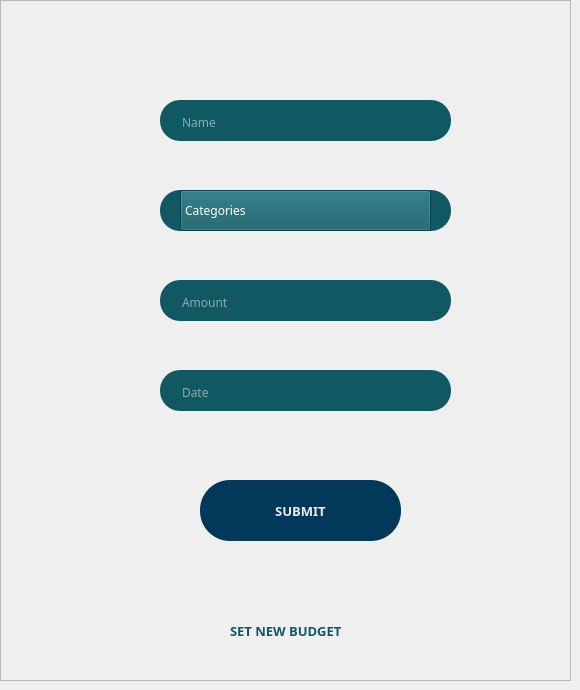
                <widget class="QWidget" name="budget_form">
                 <property name="styleSheet">
                  <string notr="true"/>
                 </property>
                 <widget class="QLineEdit" name="budget_category_2">
                  <property name="geometry">
                   <rect>
                    <x>160</x>
                    <y>190</y>
                    <width>291</width>
                    <height>41</height>
                   </rect>
                  </property>
                  <property name="font">
                   <font>
                    <family>Poppins</family>
                    <pointsize>9</pointsize>
                   </font>
                  </property>
                  <property name="styleSheet">
                   <string notr="true">QLineEdit{
	border-radius: 20px;
	background-color: rgb(16, 89, 99);
	padding-top: 3 px;
	padding-left: 20 px;
	padding-right: 20 px;
	color: rgb(255, 255, 255);
}</string>
                  </property>
                  <property name="placeholderText">
                   <string>Category</string>
                  </property>
                  <property name="clearButtonEnabled">
                   <bool>true</bool>
                  </property>
                 </widget>
                 <widget class="QLineEdit" name="budget_amount">
                  <property name="geometry">
                   <rect>
                    <x>160</x>
                    <y>280</y>
                    <width>291</width>
                    <height>41</height>
                   </rect>
                  </property>
                  <property name="font">
                   <font>
                    <family>Poppins</family>
                    <pointsize>9</pointsize>
                   </font>
                  </property>
                  <property name="styleSheet">
                   <string notr="true">QLineEdit{
	border-radius: 20px;
	background-color: rgb(16, 89, 99);
	padding-top: 3 px;
	padding-left: 20 px;
	padding-right: 20 px;
	color: rgb(255, 255, 255);
}</string>
                  </property>
                  <property name="placeholderText">
                   <string>Amount</string>
                  </property>
                  <property name="clearButtonEnabled">
                   <bool>true</bool>
                  </property>
                 </widget>
                 <widget class="QLineEdit" name="budget_date">
                  <property name="geometry">
                   <rect>
                    <x>160</x>
                    <y>370</y>
                    <width>291</width>
                    <height>41</height>
                   </rect>
                  </property>
                  <property name="font">
                   <font>
                    <family>Poppins</family>
                    <pointsize>9</pointsize>
                   </font>
                  </property>
                  <property name="styleSheet">
                   <string notr="true">QLineEdit{
	border-radius: 20px;
	background-color: rgb(16, 89, 99);
	padding-top: 3 px;
	padding-left: 20 px;
	padding-right: 20 px;
	color: rgb(255, 255, 255);
}</string>
                  </property>
                  <property name="placeholderText">
                   <string>Date</string>
                  </property>
                  <property name="clearButtonEnabled">
                   <bool>true</bool>
                  </property>
                 </widget>
                 <widget class="QLineEdit" name="budget_name">
                  <property name="geometry">
                   <rect>
                    <x>160</x>
                    <y>100</y>
                    <width>291</width>
                    <height>41</height>
                   </rect>
                  </property>
                  <property name="font">
                   <font>
                    <family>Poppins</family>
                    <pointsize>9</pointsize>
                   </font>
                  </property>
                  <property name="styleSheet">
                   <string notr="true">QLineEdit{
	border-radius: 20px;
	background-color: rgb(16, 89, 99);
	padding-top: 3 px;
	padding-left: 20 px;
	padding-right: 20 px;
	color: rgb(255, 255, 255);
}</string>
                  </property>
                  <property name="placeholderText">
                   <string>Name</string>
                  </property>
                  <property name="clearButtonEnabled">
                   <bool>true</bool>
                  </property>
                 </widget>
                 <widget class="QPushButton" name="budget_submit">
                  <property name="geometry">
                   <rect>
                    <x>200</x>
                    <y>480</y>
                    <width>201</width>
                    <height>61</height>
                   </rect>
                  </property>
                  <property name="font">
                   <font>
                    <family>Poppins</family>
                    <pointsize>10</pointsize>
                    <weight>75</weight>
                    <bold>true</bold>
                   </font>
                  </property>
                  <property name="cursor">
                   <cursorShape>PointingHandCursor</cursorShape>
                  </property>
                  <property name="focusPolicy">
                   <enum>Qt::StrongFocus</enum>
                  </property>
                  <property name="layoutDirection">
                   <enum>Qt::LeftToRight</enum>
                  </property>
                  <property name="styleSheet">
                   <string notr="true">QPushButton{
	border-radius: 30px;
	background-color: rgb(2, 56, 89);
	color: rgb(234, 236, 238);
	text-align: center;
}

QPushButton::hover{
	border: 30 px rgb(24, 141, 143);
	background-color: rgb(255, 206, 92);
	color: rgb(2, 56, 89);
}</string>
                  </property>
                  <property name="text">
                   <string>SUBMIT</string>
                  </property>
                 </widget>
                 <widget class="QComboBox" name="budget_category">
                  <property name="geometry">
                   <rect>
                    <x>180</x>
                    <y>190</y>
                    <width>251</width>
                    <height>41</height>
                   </rect>
                  </property>
                  <property name="sizePolicy">
                   <sizepolicy hsizetype="Fixed" vsizetype="Fixed">
                    <horstretch>0</horstretch>
                    <verstretch>0</verstretch>
                   </sizepolicy>
                  </property>
                  <property name="minimumSize">
                   <size>
                    <width>200</width>
                    <height>0</height>
                   </size>
                  </property>
                  <property name="maximumSize">
                   <size>
                    <width>270</width>
                    <height>16777215</height>
                   </size>
                  </property>
                  <property name="font">
                   <font>
                    <family>Poppins</family>
                    <pointsize>9</pointsize>
                   </font>
                  </property>
                  <property name="cursor">
                   <cursorShape>PointingHandCursor</cursorShape>
                  </property>
                  <property name="focusPolicy">
                   <enum>Qt::NoFocus</enum>
                  </property>
                  <property name="contextMenuPolicy">
                   <enum>Qt::NoContextMenu</enum>
                  </property>
                  <property name="acceptDrops">
                   <bool>true</bool>
                  </property>
                  <property name="layoutDirection">
                   <enum>Qt::LeftToRight</enum>
                  </property>
                  <property name="autoFillBackground">
                   <bool>false</bool>
                  </property>
                  <property name="styleSheet">
                   <string notr="true">#budget_category{
	background-color: rgb(16, 89, 99);
	color: rgb(254, 255, 239);
}

#budget_category::drop-down{
	border: 0 px;
}

#budget_category::down-arrow{
	image: url(:/welcome/assets/icons/white_expand.png);
	margin-right: 5 px;
	width: 15 px;
	height: 15 px;
}

#budget_category QListView{
	background-color: rgb(16, 89, 99);
	color: rgb(254, 255, 239);
}
</string>
                  </property>
                  <property name="editable">
                   <bool>false</bool>
                  </property>
                  <property name="currentText">
                   <string notr="true">Categories</string>
                  </property>
                  <property name="currentIndex">
                   <number>0</number>
                  </property>
                  <property name="maxCount">
                   <number>10</number>
                  </property>
                  <property name="insertPolicy">
                   <enum>QComboBox::NoInsert</enum>
                  </property>
                  <property name="minimumContentsLength">
                   <number>6</number>
                  </property>
                  <property name="placeholderText">
                   <string>Categories</string>
                  </property>
                  <property name="frame">
                   <bool>false</bool>
                  </property>
                  <item>
                   <property name="text">
                    <string>Categories</string>
                   </property>
                  </item>
                  <item>
                   <property name="text">
                    <string>Food &amp; Drinks</string>
                   </property>
                  </item>
                  <item>
                   <property name="text">
                    <string>Shopping &amp; Groceries</string>
                   </property>
                  </item>
                  <item>
                   <property name="text">
                    <string>Utilities</string>
                   </property>
                  </item>
                  <item>
                   <property name="text">
                    <string>Transportation</string>
                   </property>
                  </item>
                  <item>
                   <property name="text">
                    <string>Life &amp; Entertainment</string>
                   </property>
                  </item>
                 </widget>
                 <widget class="QFrame" name="budget_frame">
                  <property name="geometry">
                   <rect>
                    <x>0</x>
                    <y>0</y>
                    <width>571</width>
                    <height>681</height>
                   </rect>
                  </property>
                  <property name="styleSheet">
                   <string notr="true">background-image: url(:/background/assets/background/form_framev2.png);
</string>
                  </property>
                  <property name="frameShape">
                   <enum>QFrame::StyledPanel</enum>
                  </property>
                  <property name="frameShadow">
                   <enum>QFrame::Raised</enum>
                  </property>
                  <widget class="QLabel" name="label_13">
                   <property name="geometry">
                    <rect>
                     <x>230</x>
                     <y>620</y>
                     <width>161</width>
                     <height>21</height>
                    </rect>
                   </property>
                   <property name="font">
                    <font>
                     <family>Poppins</family>
                     <pointsize>10</pointsize>
                     <weight>75</weight>
                     <bold>true</bold>
                    </font>
                   </property>
                   <property name="styleSheet">
                    <string notr="true">color: rgb(16, 89, 99);</string>
                   </property>
                   <property name="text">
                    <string>SET NEW BUDGET</string>
                   </property>
                  </widget>
                 </widget>
                 <zorder>budget_frame</zorder>
                 <zorder>budget_category_2</zorder>
                 <zorder>budget_amount</zorder>
                 <zorder>budget_date</zorder>
                 <zorder>budget_name</zorder>
                 <zorder>budget_submit</zorder>
                 <zorder>budget_category</zorder>
                </widget>
